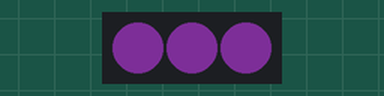
This sketch was run on a simulated Teensy 4. On the bench: 3 RGB LEDs in strip order, left to right. Dim RGB values are drawn brighter than linear; random numbers use the default seed unless the sketch sets one.

Above: at 0.1 s.
At 3.5 s:
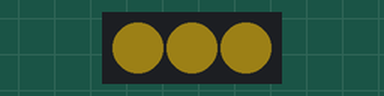
At 9.7 s:
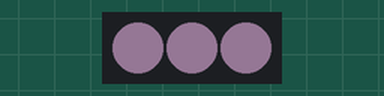
At 19.91 s:
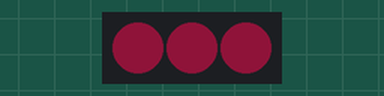
At 29.92 s:
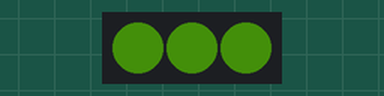
At 39.73 s:
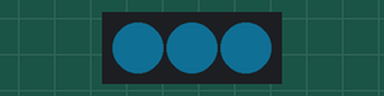
Timing chart, 0 to 40.0 s (numbered marks = the images above):
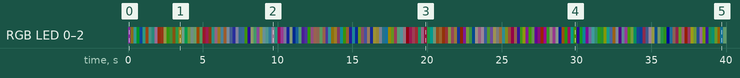

The sketch:

Basic_Pixels.ino
```cpp
//This is code to test the Non-audio Hardware (Buttons, Knobs, and Neopixels) on the PTRG Teensy Platform

#include <WS2812Serial.h>  // Non-blocking PJRC Library for Neopixels

//define the pin attachment for the Neopixels
#define PIXEL_PIN 14

//********Required declarations for Neopixels
const int numled = 3;                    //  3 LEDs
byte drawingMemory[numled * 3];          //  3 bytes per LED
DMAMEM byte displayMemory[numled * 12];  // 12 bytes per LED

WS2812Serial leds(numled, displayMemory, drawingMemory, PIXEL_PIN, WS2812_GRB);  //create led object
//*********

int maxBrightness = 30; //Set the max value of our RGB elements. 256 is the highest possible.

void setup() {
  leds.begin(); //start the Neopixel (WS2812Serial) library

}


void loop() {
  //get random values for red, green and blue and store them in variables
  int red = random(maxBrightness);
  int green = random(maxBrightness);
  int blue = random(maxBrightness);

  //use a custom function to combine the rgb values into the right format for the pixel library
  int ledColor = rgbColor(red, green, blue);

  //set the colors for the pixels (they will all be the same)
  leds.setPixel(0, ledColor);
  leds.setPixel(1, ledColor);
  leds.setPixel(2, ledColor);

  // Alternatively, pixels could each have thier own values by randomly selecting values for each element
  // Uncomment the following 3 lines to see
  //    leds.setPixel(0, rgbColor(random(maxBrightness),random(maxBrightness),random(maxBrightness)));
  //    leds.setPixel(1, rgbColor(random(maxBrightness),random(maxBrightness),random(maxBrightness)));
  //    leds.setPixel(2, rgbColor(random(maxBrightness),random(maxBrightness),random(maxBrightness)));

  leds.show(); //update the pixel colors


  delay(200); //wait 100 milliseconds then select three new values
}


//This is a custom function to allow the user to input RGB values in a range of 0 - 255
//It will convert the result into a number that is formatted appropriately for the WS2812Serial library
int rgbColor(byte r, byte g, byte b) {
  int grbVal = ((g << 16) + (r << 8) + b);  //the input values are shuffled, bit shifted, and added together
  return grbVal;
}
```

Measured:
- by itself, RGB LED 0–2: off → RGB(19, 7, 23) at 0.00 s, → RGB(10, 8, 2) 0.20 s later, → RGB(8, 24, 23) 0.20 s later, → RGB(0, 19, 5) 0.20 s later, … (200 changes in this stretch)
